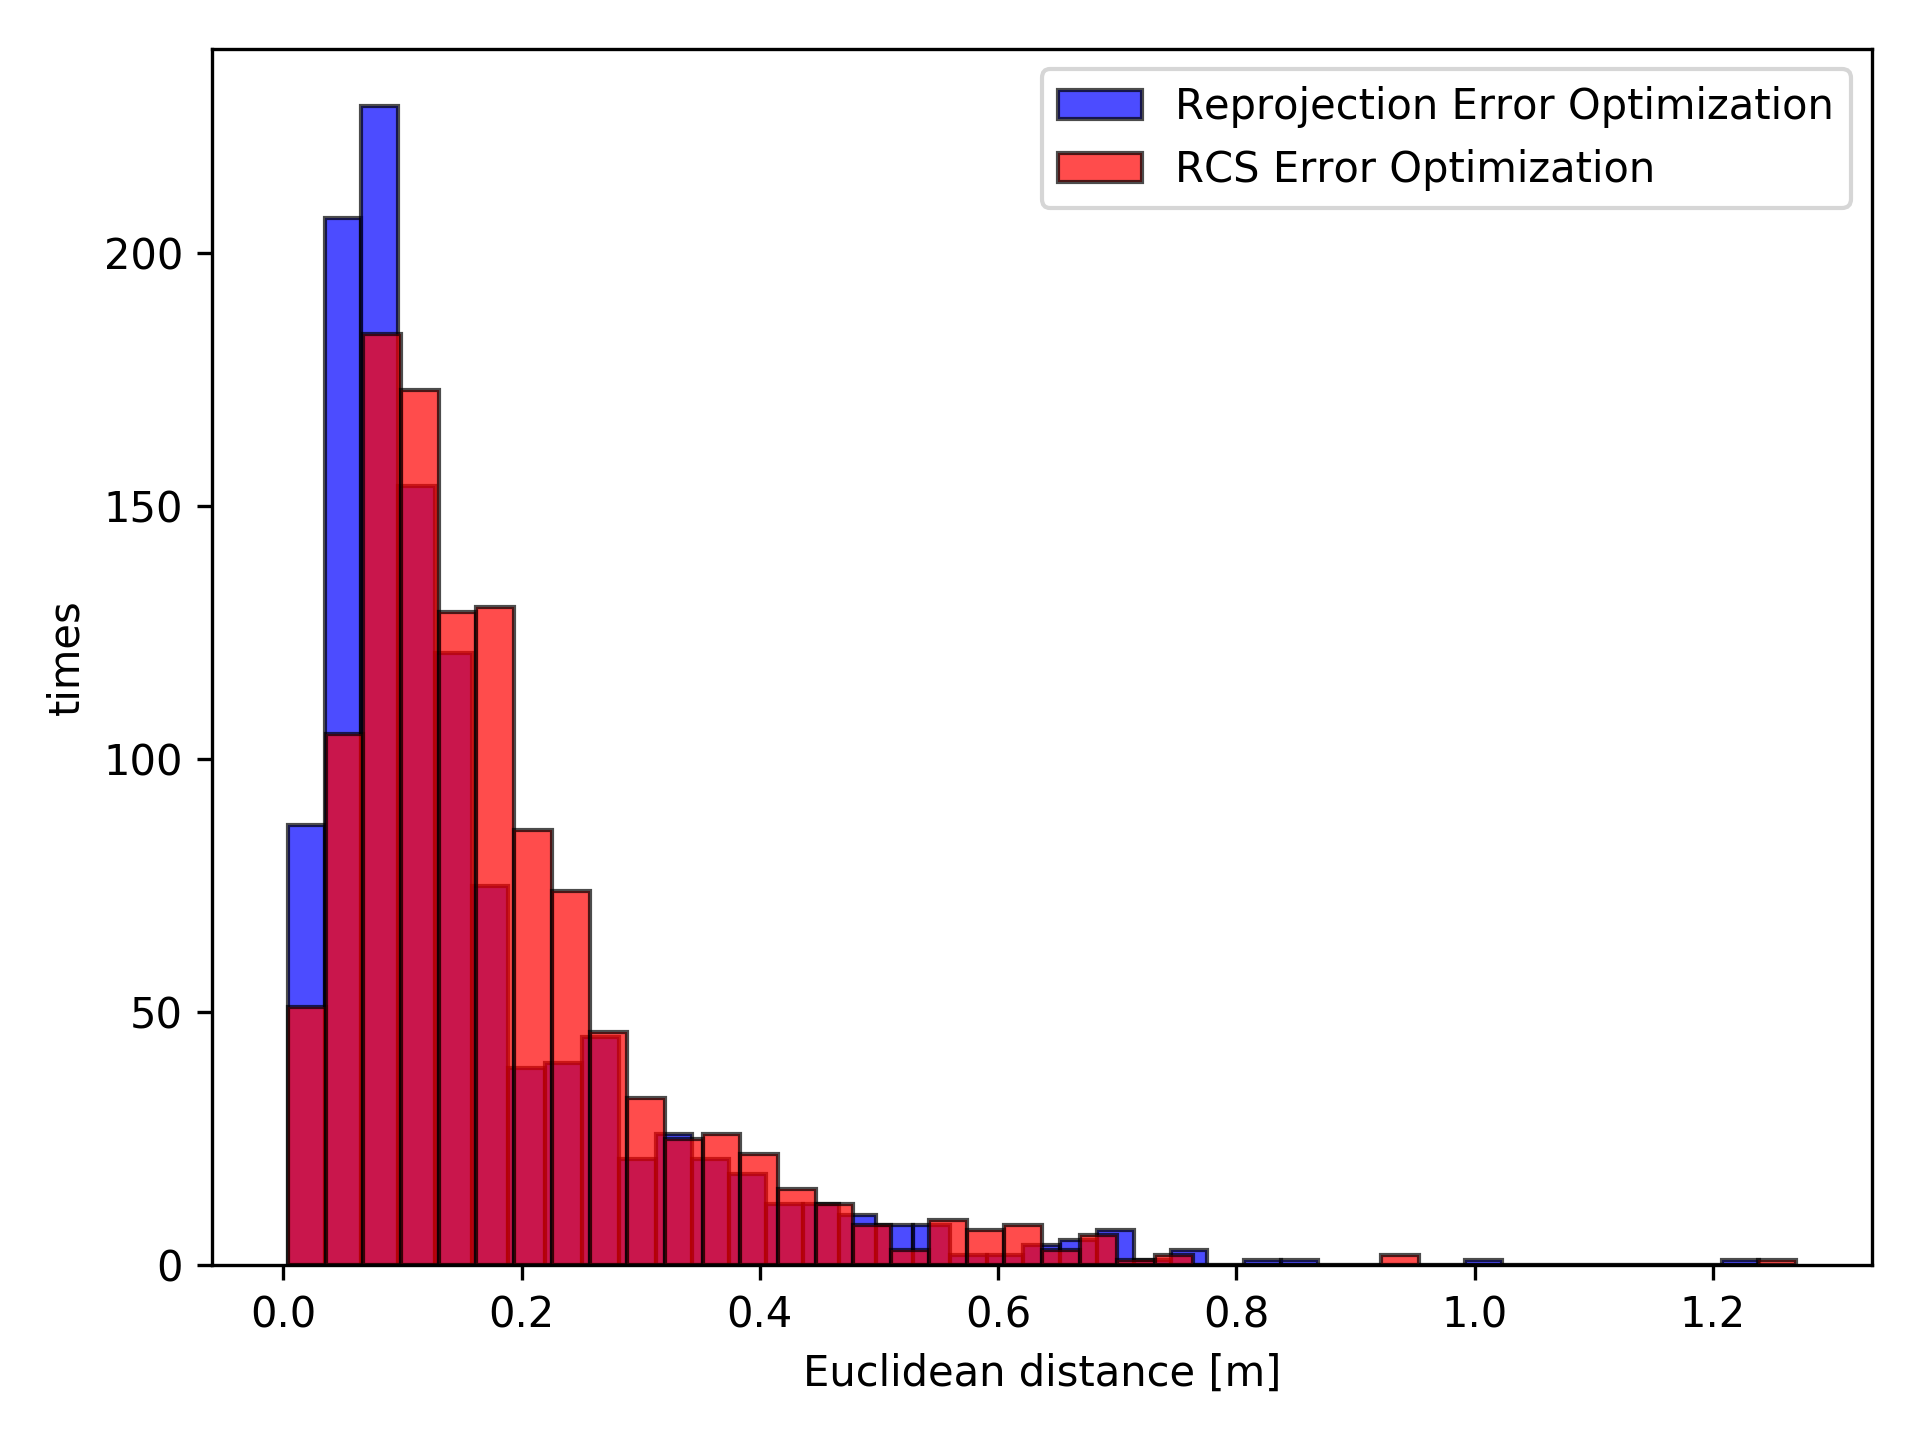

Write the Python code that produced this figure.
# -*- coding: utf-8 -*-
"""
Created on Mon Feb 11 13:22:18 2019

@author: User
"""
import matplotlib.pyplot as plt
import csv
import numpy as np
import math

def transform_matrix(tx, ty, tz, yaw, pitch, roll):
    yaw = np.deg2rad(yaw)
    pitch = np.deg2rad(pitch)
    roll = np.deg2rad(roll)
    translation = np.array((tx, ty, tz)).reshape((3,1))
    
    yawMatrix = np.matrix([[math.cos(yaw), -math.sin(yaw), 0],[math.sin(yaw), math.cos(yaw), 0],[0, 0, 1]])
    pitchMatrix = np.matrix([[math.cos(pitch), 0, math.sin(pitch)],[0, 1, 0],[-math.sin(pitch), 0, math.cos(pitch)]])
    rollMatrix = np.matrix([[1, 0, 0],[0, math.cos(roll), -math.sin(roll)],[0, math.sin(roll), math.cos(roll)]])

    R = yawMatrix * pitchMatrix * rollMatrix
    
    T = np.concatenate((R, translation), axis=1)
    T = np.row_stack((T, [0,0,0,1]))
    
    return T

def transform_points(lr_target, T):
    lr_target_transformed = lr_target.copy()
    for i in range(0, len(lr_target)):
        p = np.array([lr_target[i,0], lr_target[i,1], lr_target[i,2], 1]).reshape((4,1))
        p = np.dot(T, p)
        lr_target_transformed[i][0:3] = p[0:3].reshape((3,))
    return lr_target_transformed

if __name__=='__main__':
    #read data
    file = open('correspondences.csv', 'r')
    csvCursor = csv.reader(file)
    i = 0    
    for row in csvCursor:
        if i==1:
            row = [float(x) for x in row[0:7]]
            A = np.array(row[0:7])
        elif i>1:
            row = [float(x) for x in row[0:7]]
            A = np.row_stack((A, row))
        i=i+1
    A = A[np.lexsort(A.T)]
    file.close()
    

    # After Reprojection-Error Optimization
    T = transform_matrix(0.17318, 0.199038, -1.465203, 33.3701, -1.87829, 1.80774)
    transformed_points = transform_points(A[:, 1:4], np.linalg.inv(T))

    lidar_norm=np.linalg.norm(transformed_points, axis=1)
    lidar_azimuth = np.arctan2(transformed_points[:,1], transformed_points[:,0]) * 180 / np.pi
    diff_x = lidar_norm * np.cos(np.deg2rad(lidar_azimuth)) - A[:,4] * np.cos(np.deg2rad(A[:,5]))
    diff_y = lidar_norm * np.sin(np.deg2rad(lidar_azimuth)) - A[:,4] * np.sin(np.deg2rad(A[:,5]))
    square_root_1 = np.sqrt(np.square(diff_x) + np.square(diff_y))
    print('Mean_reproj: ', np.average(square_root_1))
    print('Var_reproj:', np.var(square_root_1))

    # After RCS Optimization
    T = transform_matrix(0.17318, 0.199038, -0.24597, 33.3701, -0.775039, 0.103722)
    transformed_points = transform_points(A[:, 1:4], np.linalg.inv(T))

    lidar_norm=np.linalg.norm(transformed_points, axis=1)
    lidar_azimuth = np.arctan2(transformed_points[:,1], transformed_points[:,0]) * 180 / np.pi
    diff_x = lidar_norm * np.cos(np.deg2rad(lidar_azimuth)) - A[:,4] * np.cos(np.deg2rad(A[:,5]))
    diff_y = lidar_norm * np.sin(np.deg2rad(lidar_azimuth)) - A[:,4] * np.sin(np.deg2rad(A[:,5]))
    square_root_2 = np.sqrt(np.square(diff_x) + np.square(diff_y))
    print('Mean_RCS: ', np.average(square_root_2))
    print('Var_RCS:', np.var(square_root_2))

    fig, axs = plt.subplots(1, 1, sharey=True, tight_layout=True)

    h1 = square_root_1[A[:,0] == 3]
    axs.hist(square_root_1, bins=40, normed=0, facecolor="blue", edgecolor="black", alpha=0.7, label = "Reprojection Error Optimization")
    axs.hist(square_root_2, bins=40, normed=0, facecolor="red", edgecolor="black", alpha=0.7, label = "RCS Error Optimization")

    axs.set_xlabel("Euclidean distance [m]")
    axs.set_ylabel("times")
    plt.legend(loc='upper right')
    plt.savefig('reprojection_error.png', dpi = 300)
    plt.xlim(0,)
    plt.show()
    